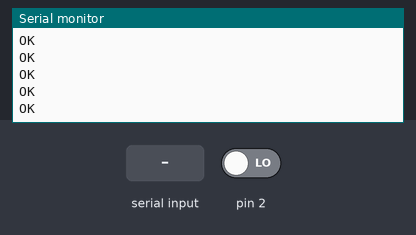
This sketch was run on a simulated Arduino Uno, built with avr-gcc and run on an emulated ATmega328P. On the bench: the last lines printed to the serial monitor. The test bench sets the inputs (shaded band); at power-on: pin 2 LOW. The modem accepts every AT command (registered, SIM ready, sends succeed) and sends nothing else.

Above: at 4.3 s.
4.4 s: "+CMTI:\n" received over the second serial link
At 4.8 s:
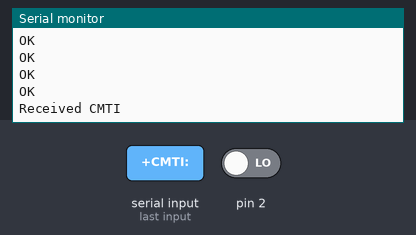
5.9 s: ",\n" received over the second serial link
At 6.7 s:
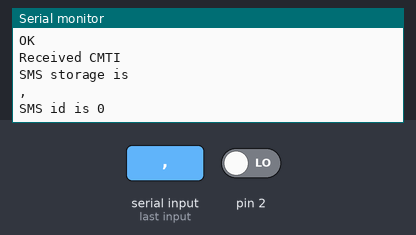
7.4 s: "+CMGR:\n" received over the second serial link
At 8.3 s:
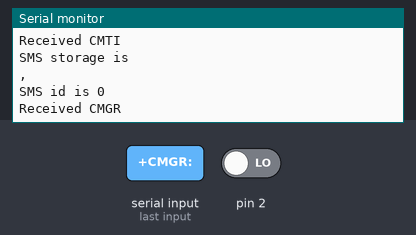
8.9 s: "90,45\n" received over the second serial link
At 10.0 s:
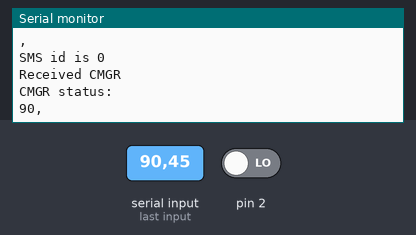
10.4 s: "30,150\n" received over the second serial link
At 11.8 s:
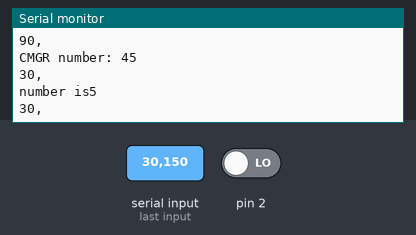

Measured:
- after the input at 4.4 s, the serial monitor: prints a new line at once (image 1)
- after the input at 5.9 s, the serial monitor: prints a new line at once (image 2)
- after the input at 7.4 s, the serial monitor: prints a new line at once (image 3)
- after the input at 8.9 s, the serial monitor: prints a new line at once (image 4)
- after the input at 10.4 s, the serial monitor: prints a new line at once (image 5)

The sketch:

sketch_aug19D.ino
```cpp
#include <SoftwareSerial.h>
#include<GSMSim.h>
GSMSim gsm;
SoftwareSerial GPRS(7, 8); // TX,RX

enum _parseState {
  PS_DETECT_MSG_TYPE,

  PS_IGNORING_COMMAND_ECHO,

  PS_READ_CMTI_STORAGE_TYPE,
  PS_READ_CMTI_ID,

  PS_READ_CMGR_STATUS,
  PS_READ_CMGR_NUMBER,
  PS_READ_CMGR_SOMETHING,
  PS_READ_CMGR_DATE,
  PS_READ_CMGR_CONTENT
};

byte state = PS_DETECT_MSG_TYPE;

char buffer[80];
byte pos = 0;

int lastReceivedSMSId = 0;
boolean validSender = false;

void resetBuffer() {
  memset(buffer, 0, sizeof(buffer));
  pos = 0;
}

void setup()
{
  GPRS.begin(9600);
  Serial.begin(9600);

  // Set as appropriate for your case


  for (int i = 1; i <= 15; i++) {
    GPRS.print("AT+CMGD=");
    GPRS.println(i);
    delay(200);

    // Not really necessary but prevents the serial monitor from dropping any input
    while(GPRS.available())
      Serial.write(GPRS.read());
  }
}

void loop()
{
  while(GPRS.available()) {
    parseATText(GPRS.read());
  }
}

void parseATText(byte b) {

  buffer[pos++] = b;

  if ( pos >= sizeof(buffer) )
    resetBuffer(); // just to be safe

  /*
   // Detailed debugging
   Serial.println();
   Serial.print("state = ");
   Serial.println(state);
   Serial.print("b = ");
   Serial.println(b);
   Serial.print("pos = ");
   Serial.println(pos);
   Serial.print("buffer = ");
   Serial.println(buffer);*/

  switch (state) {
  case PS_DETECT_MSG_TYPE:
    {
      if ( b == '\n' )
        resetBuffer();
      else {
        if ( pos == 3 && strcmp(buffer, "AT+") == 0 ) {
          state = PS_IGNORING_COMMAND_ECHO;
        }
        else if ( pos == 6 ) {
          //Serial.print("Checking message type: ");
          //Serial.println(buffer);

          if ( strcmp(buffer, "+CMTI:") == 0 ) {
            Serial.println("Received CMTI");
            state = PS_READ_CMTI_STORAGE_TYPE;
          }
          else if ( strcmp(buffer, "+CMGR:") == 0 ) {
            Serial.println("Received CMGR");
            state = PS_READ_CMGR_STATUS;
          }
          resetBuffer();
        }
      }
    }
    break;

  case PS_IGNORING_COMMAND_ECHO:
    {
      if ( b == '\n' ) {
        //Serial.print("Ignoring echo: ");
        //Serial.println(buffer);
        state = PS_DETECT_MSG_TYPE;
        resetBuffer();
      }
    }
    break;

  case PS_READ_CMTI_STORAGE_TYPE:
    {
      if ( b == ',' ) {
        Serial.print("SMS storage is ");
        Serial.println(buffer);
        state = PS_READ_CMTI_ID;
        resetBuffer();
      }
    }
    break;

  case PS_READ_CMTI_ID:
    {
      if ( b == '\n' ) {
        lastReceivedSMSId = atoi(buffer);
        Serial.print("SMS id is ");
        Serial.println(lastReceivedSMSId);

        GPRS.print("AT+CMGR=");
        GPRS.println(lastReceivedSMSId);
        //delay(500); don't do this!

        state = PS_DETECT_MSG_TYPE;
        resetBuffer();
      }
    }
    break;

  case PS_READ_CMGR_STATUS:
    {
      if ( b == ',' ) {
        Serial.print("CMGR status: ");
        Serial.println(buffer);
        state = PS_READ_CMGR_NUMBER;
        resetBuffer();
      }
    }
    break;

  case PS_READ_CMGR_NUMBER:
    {
      if ( b == ',' ) {
        Serial.print("CMGR number: ");
        Serial.println(buffer);
                parseSMSContent();

        // Uncomment these two lines to check the sender's cell number
        //validSender = false;
        //if ( strcmp(buffer, "\"+0123456789\",") == 0 )
        validSender = true;

        state = PS_READ_CMGR_SOMETHING;
        resetBuffer();
      }
    }
    break;

  case PS_READ_CMGR_SOMETHING:
    {
      if ( b == ',' ) {

        state = PS_READ_CMGR_DATE;
        resetBuffer();
      }
    }
    break;

  case PS_READ_CMGR_DATE:
    {
      if ( b == '\n' ) {
        Serial.print("CMGR date: ");
        Serial.println(buffer);
        state = PS_READ_CMGR_CONTENT;
        resetBuffer();
      }
    }
    break;

  case PS_READ_CMGR_CONTENT:
    {
      if ( b == '\n' ) {
        Serial.print("CMGR content: ");
        Serial.print(buffer);


        GPRS.print("AT+CMGD=");
        GPRS.println(lastReceivedSMSId);
        //delay(500); don't do this!

        state = PS_DETECT_MSG_TYPE;
        resetBuffer();
      }
    }
    break;
  }
}

void parseSMSContent() {
  char number[14];
  memcpy(number,buffer,sizeof(buffer)-66);
  number[0]=number[1];
  number[1]=number[2];
  number[2]=number[3];
  number[3]=number[4];
  number[4]=number[5];
  number[5]=number[6];
  number[6]=number[7];
  number[7]=number[8];
  number[8]=number[9];
  number[9]=number[10];
  number[10]=number[11];
  number[11]=number[12];
  number[12]=number[13];
  number[13]=number[14];
char number1[12];
memcpy(number1,number,sizeof(number)-1);
int buttonstate =0;
  pinMode(2, INPUT);
  buttonstate=digitalRead(2);
   Serial.print("number is");
   Serial.print(number1);
delay(10000);
 if (buttonstate == LOW)

{
GPRS.begin(9600);
  GPRS.println("AT+CMGF=1");
  delay(2000);
  GPRS.print("AT+CMGS=\""); //replace x by your number
  GPRS.print(number1);
  GPRS.println("\"");
  delay(2000);
  GPRS.println("Arif Sir Is In His Office");
  delay(100);
  GPRS.println((char)26);
  delay(2000);
 /*
  gsm.start();
  Serial.println(gsm.call(number1));
  delay(10000);
  gsm.callHangoff(); */
}
else
{
    GPRS.println("AT+CMGF=1");
  delay(2000);
  GPRS.print("AT+CMGS=\""); //replace x by your number
  GPRS.print(number1);
  GPRS.println("\"");
  delay(2000);
  GPRS.println("Arif Sir Is Not In His Ofiice");
  delay(100);
  GPRS.println((char)26);
  delay(2000);
}
}
```
